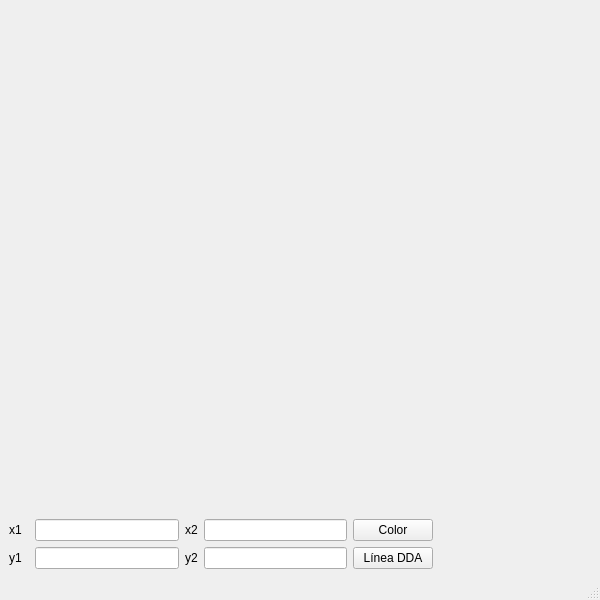
<?xml version="1.0" encoding="UTF-8"?>
<ui version="4.0">
 <class>MainWindow</class>
 <widget class="QMainWindow" name="MainWindow">
  <property name="geometry">
   <rect>
    <x>0</x>
    <y>0</y>
    <width>600</width>
    <height>600</height>
   </rect>
  </property>
  <property name="windowTitle">
   <string>MainWindow</string>
  </property>
  <widget class="QWidget" name="centralwidget">
   <layout class="QGridLayout" name="gridLayout">
    <item row="0" column="0">
     <spacer name="verticalSpacer">
      <property name="orientation">
       <enum>Qt::Vertical</enum>
      </property>
      <property name="sizeHint" stdset="0">
       <size>
        <width>20</width>
        <height>499</height>
       </size>
      </property>
     </spacer>
    </item>
    <item row="0" column="3">
     <spacer name="verticalSpacer_2">
      <property name="orientation">
       <enum>Qt::Vertical</enum>
      </property>
      <property name="sizeHint" stdset="0">
       <size>
        <width>20</width>
        <height>499</height>
       </size>
      </property>
     </spacer>
    </item>
    <item row="1" column="0">
     <widget class="QLabel" name="label">
      <property name="text">
       <string>x1</string>
      </property>
     </widget>
    </item>
    <item row="1" column="1">
     <widget class="QLineEdit" name="lineEdit"/>
    </item>
    <item row="1" column="2">
     <widget class="QLabel" name="label_4">
      <property name="text">
       <string>x2</string>
      </property>
     </widget>
    </item>
    <item row="1" column="3">
     <widget class="QLineEdit" name="lineEdit_3"/>
    </item>
    <item row="1" column="4">
     <widget class="QPushButton" name="pushButton_2">
      <property name="text">
       <string>Color</string>
      </property>
     </widget>
    </item>
    <item row="1" column="5">
     <spacer name="horizontalSpacer">
      <property name="orientation">
       <enum>Qt::Horizontal</enum>
      </property>
      <property name="sizeHint" stdset="0">
       <size>
        <width>158</width>
        <height>20</height>
       </size>
      </property>
     </spacer>
    </item>
    <item row="2" column="0">
     <widget class="QLabel" name="label_2">
      <property name="text">
       <string>y1</string>
      </property>
     </widget>
    </item>
    <item row="2" column="1">
     <widget class="QLineEdit" name="lineEdit_2"/>
    </item>
    <item row="2" column="2">
     <widget class="QLabel" name="label_3">
      <property name="text">
       <string>y2</string>
      </property>
     </widget>
    </item>
    <item row="2" column="3">
     <widget class="QLineEdit" name="lineEdit_4"/>
    </item>
    <item row="2" column="4">
     <widget class="QPushButton" name="pushButton">
      <property name="text">
       <string>Línea DDA</string>
      </property>
     </widget>
    </item>
    <item row="2" column="5">
     <spacer name="horizontalSpacer_2">
      <property name="orientation">
       <enum>Qt::Horizontal</enum>
      </property>
      <property name="sizeHint" stdset="0">
       <size>
        <width>158</width>
        <height>20</height>
       </size>
      </property>
     </spacer>
    </item>
   </layout>
  </widget>
  <widget class="QStatusBar" name="statusbar"/>
 </widget>
 <resources/>
 <connections/>
</ui>
